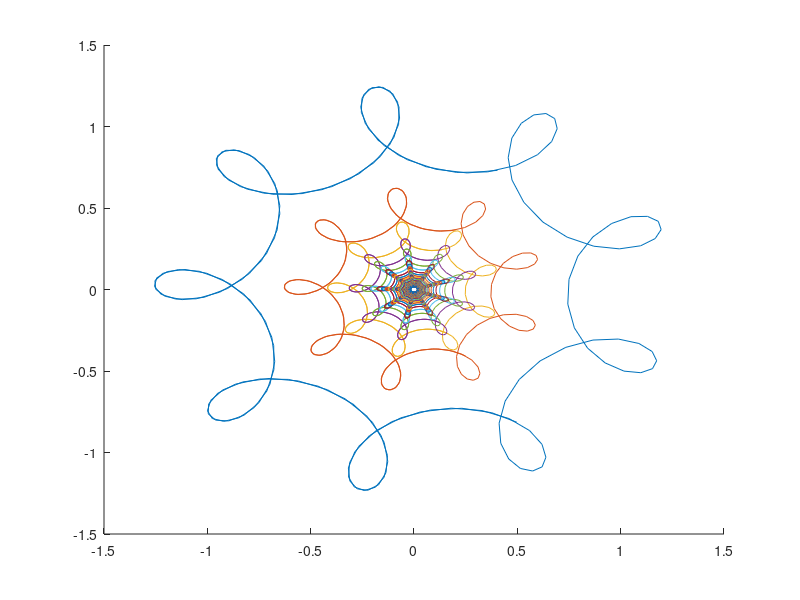

MATLAB code for this plot:
t = -5:0.05:5;
a = 1/4;
b = 1/16;
m = 8;
n = 8;
s = 50;
x = cos(t) - a*cos(m*t) + b*sin(n*t);
y = sin(t) + a*sin(m*t) + b*cos(n*t);
hold on;
for k = 1:s
  plot(x/k,y/k);
endfor
hold off;
##plot(x/k,y/k);
##same = find(x==y)
##c1 = plot(t,x);
##hold on;
####c2 = plot(t,y);
##hold off;
